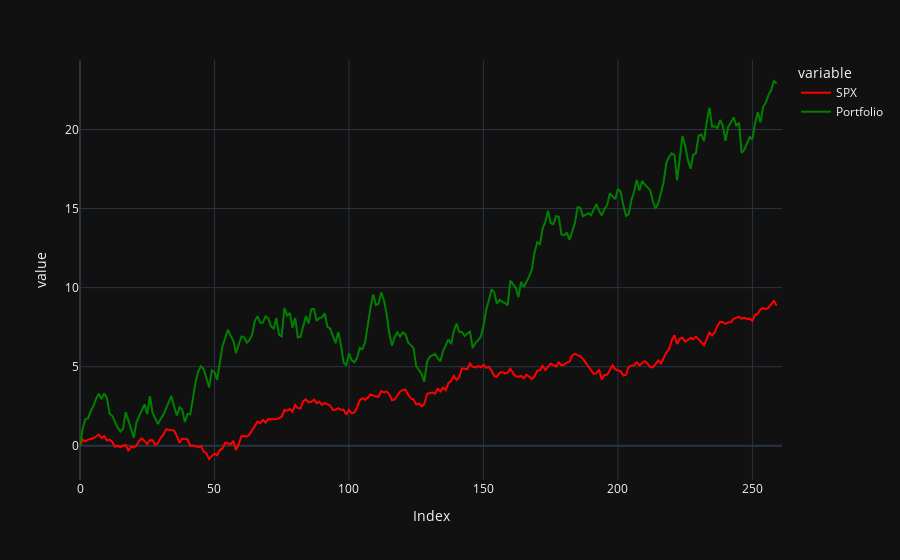

Notebook code cell kept with this figure:
### Code cell
AnnualizedDf=final[["Date","SPX","Money"]]
AnnualizedDf['Date'] = pd.to_datetime(AnnualizedDf['Date'])
AnnualizedDf['Year'] = AnnualizedDf['Date'].dt.year



YearList=AnnualizedDf["Year"].unique()
SPXAnnualized=pd.DataFrame(columns=YearList)
StratAnnualized=pd.DataFrame(columns=YearList)



for year in YearList:
  compteurPerYear=0
  for i in AnnualizedDf.index:
    if AnnualizedDf.loc[i,"Year"]==year:
      if compteurPerYear==0:
        SPXAnnualized.loc[compteurPerYear,year]=AnnualizedDf.loc[i,"SPX"]
        StratAnnualized.loc[compteurPerYear,year]=AnnualizedDf.loc[i,"Money"]
      else :
        SPXAnnualized.loc[compteurPerYear,year]=AnnualizedDf.loc[i,"SPX"]/SPXAnnualized.loc[0,year]*100-100
        StratAnnualized.loc[compteurPerYear,year]=AnnualizedDf.loc[i,"Money"]/StratAnnualized.loc[0,year]*100-100
      compteurPerYear+=1

for year in YearList:
  SPXAnnualized.loc[0,year]=SPXAnnualized.loc[0,year]/SPXAnnualized.loc[0,year]*100-100
  StratAnnualized.loc[0,year]=StratAnnualized.loc[0,year]/StratAnnualized.loc[0,year]*100-100



SPXAvg=[]
StratAvg=[]
for i in SPXAnnualized.index:
  sumSPX=0
  sumStrat=0
  for year in SPXAnnualized.columns:
    sumSPX+=SPXAnnualized.loc[i,year]
    sumStrat+=StratAnnualized.loc[i,year]
  SPXAvg.append(sumSPX/len(YearList))
  StratAvg.append(sumStrat/len(YearList))

SPXAnnualized=SPXAnnualized.drop(columns=[2024,2002]) #too much nan
StratAnnualized=StratAnnualized.drop(columns=[2024,2002])

SPXAvg=[]
StratAVG=[]

for i in SPXAnnualized.index:
  sumSPX=0
  sumStrat=0
  for year in SPXAnnualized.columns:
    sumSPX+=SPXAnnualized.loc[i,year]
    sumStrat+=StratAnnualized.loc[i,year]
  SPXAvg.append(sumSPX/len(YearList))
  StratAVG.append(sumStrat/len(YearList))

dff = pd.DataFrame({"Index": (range(len(SPXAvg))),"Portfolio": StratAVG,"SPX": SPXAvg})


fig = px.line(dff, x="Index", y=["SPX","Portfolio"], color_discrete_map={"SPX": "red","Portfolio": "green"})
fig.show()

### Figure 1 — Plotly figure (JSON) as saved in the notebook; plotly's stock layout.template omitted (floating-point values rounded to 4 significant figures; data arrays with more than 128 entries replaced by an {"elided": "..."} marker saying what was removed)
{"data": [{"hovertemplate": "variable=SPX<br>Index=%{x}<br>value=%{y}<extra></extra>", "legendgroup": "SPX", "line": {"color": "red", "dash": "solid"}, "marker": {"symbol": "circle"}, "mode": "lines", "name": "SPX", "orientation": "v", "showlegend": true, "x": {"elided": "262 int values"}, "xaxis": "x", "y": {"elided": "262 float values"}, "yaxis": "y", "type": "scatter"}, {"hovertemplate": "variable=Portfolio<br>Index=%{x}<br>value=%{y}<extra></extra>", "legendgroup": "Portfolio", "line": {"color": "green", "dash": "solid"}, "marker": {"symbol": "circle"}, "mode": "lines", "name": "Portfolio", "orientation": "v", "showlegend": true, "x": {"elided": "262 int values"}, "xaxis": "x", "y": {"elided": "262 float values"}, "yaxis": "y", "type": "scatter"}], "layout": {"xaxis": {"anchor": "y", "domain": [0.0, 1.0], "title": {"text": "Index"}}, "yaxis": {"anchor": "x", "domain": [0.0, 1.0], "title": {"text": "value"}}, "legend": {"title": {"text": "variable"}, "tracegroupgap": 0}, "margin": {"t": 60}}}
